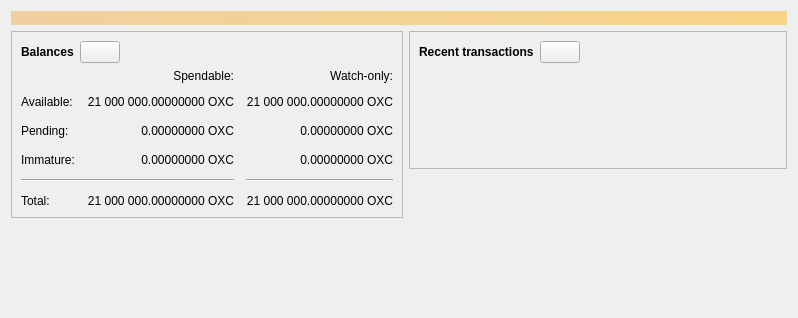
<?xml version="1.0" encoding="UTF-8"?>
<ui version="4.0">
 <class>OverviewPage</class>
 <widget class="QWidget" name="OverviewPage">
  <property name="geometry">
   <rect>
    <x>0</x>
    <y>0</y>
    <width>798</width>
    <height>318</height>
   </rect>
  </property>
  <property name="windowTitle">
   <string>Form</string>
  </property>
  <layout class="QVBoxLayout" name="topLayout">
   <item>
    <widget class="QLabel" name="labelAlerts">
     <property name="visible">
      <bool>false</bool>
     </property>
     <property name="styleSheet">
      <string notr="true">QLabel { background-color: qlineargradient(x1: 0, y1: 0, x2: 1, y2: 0, stop:0 #F0D0A0, stop:1 #F8D488); color:#000000; }</string>
     </property>
     <property name="wordWrap">
      <bool>true</bool>
     </property>
     <property name="margin">
      <number>3</number>
     </property>
     <property name="textInteractionFlags">
      <set>Qt::TextSelectableByMouse</set>
     </property>
    </widget>
   </item>
   <item>
    <layout class="QHBoxLayout" name="horizontalLayout" stretch="1,1">
     <item>
      <layout class="QVBoxLayout" name="verticalLayout_2">
       <item>
        <widget class="QFrame" name="frame">
         <property name="frameShape">
          <enum>QFrame::StyledPanel</enum>
         </property>
         <property name="frameShadow">
          <enum>QFrame::Raised</enum>
         </property>
         <layout class="QVBoxLayout" name="verticalLayout_4">
          <item>
           <layout class="QHBoxLayout" name="horizontalLayout_4">
            <item>
             <widget class="QLabel" name="label_5">
              <property name="font">
               <font>
                <weight>75</weight>
                <bold>true</bold>
               </font>
              </property>
              <property name="text">
               <string>Balances</string>
              </property>
             </widget>
            </item>
            <item>
             <widget class="QPushButton" name="labelWalletStatus">
              <property name="enabled">
               <bool>true</bool>
              </property>
              <property name="maximumSize">
               <size>
                <width>45</width>
                <height>16777215</height>
               </size>
              </property>
              <property name="toolTip">
               <string>The displayed information may be out of date. Your wallet automatically synchronizes with the OrdexCoin network after a connection is established, but this process has not completed yet.</string>
              </property>
              <property name="text">
               <string/>
              </property>
              <property name="icon">
               <iconset resource="../ordexcoin.qrc">
                <normaloff>:/icons/warning</normaloff>
                <disabledoff>:/icons/warning</disabledoff>:/icons/warning</iconset>
              </property>
              <property name="iconSize">
               <size>
                <width>24</width>
                <height>24</height>
               </size>
              </property>
             </widget>
            </item>
            <item>
             <spacer name="horizontalSpacer_3">
              <property name="orientation">
               <enum>Qt::Horizontal</enum>
              </property>
              <property name="sizeHint" stdset="0">
               <size>
                <width>40</width>
                <height>20</height>
               </size>
              </property>
             </spacer>
            </item>
           </layout>
          </item>
          <item>
           <layout class="QGridLayout" name="gridLayout">
            <property name="spacing">
             <number>12</number>
            </property>
            <item row="2" column="2">
             <widget class="QLabel" name="labelWatchPending">
              <property name="cursor">
               <cursorShape>IBeamCursor</cursorShape>
              </property>
              <property name="toolTip">
               <string>Unconfirmed transactions to watch-only addresses</string>
              </property>
              <property name="text">
               <string notr="true">0.00000000 OXC</string>
              </property>
              <property name="alignment">
               <set>Qt::AlignRight|Qt::AlignTrailing|Qt::AlignVCenter</set>
              </property>
              <property name="textInteractionFlags">
               <set>Qt::LinksAccessibleByMouse|Qt::TextSelectableByKeyboard|Qt::TextSelectableByMouse</set>
              </property>
             </widget>
            </item>
            <item row="2" column="1">
             <widget class="QLabel" name="labelUnconfirmed">
              <property name="cursor">
               <cursorShape>IBeamCursor</cursorShape>
              </property>
              <property name="toolTip">
               <string>Total of transactions that have yet to be confirmed, and do not yet count toward the spendable balance</string>
              </property>
              <property name="text">
               <string notr="true">0.00000000 OXC</string>
              </property>
              <property name="alignment">
               <set>Qt::AlignRight|Qt::AlignTrailing|Qt::AlignVCenter</set>
              </property>
              <property name="textInteractionFlags">
               <set>Qt::LinksAccessibleByMouse|Qt::TextSelectableByKeyboard|Qt::TextSelectableByMouse</set>
              </property>
             </widget>
            </item>
            <item row="3" column="2">
             <widget class="QLabel" name="labelWatchImmature">
              <property name="cursor">
               <cursorShape>IBeamCursor</cursorShape>
              </property>
              <property name="toolTip">
               <string>Mined balance in watch-only addresses that has not yet matured</string>
              </property>
              <property name="text">
               <string notr="true">0.00000000 OXC</string>
              </property>
              <property name="alignment">
               <set>Qt::AlignRight|Qt::AlignTrailing|Qt::AlignVCenter</set>
              </property>
              <property name="textInteractionFlags">
               <set>Qt::LinksAccessibleByMouse|Qt::TextSelectableByKeyboard|Qt::TextSelectableByMouse</set>
              </property>
             </widget>
            </item>
            <item row="4" column="0" colspan="2">
             <widget class="Line" name="line">
              <property name="orientation">
               <enum>Qt::Horizontal</enum>
              </property>
             </widget>
            </item>
            <item row="4" column="2">
             <widget class="Line" name="lineWatchBalance">
              <property name="sizePolicy">
               <sizepolicy hsizetype="Preferred" vsizetype="Fixed">
                <horstretch>0</horstretch>
                <verstretch>0</verstretch>
               </sizepolicy>
              </property>
              <property name="minimumSize">
               <size>
                <width>140</width>
                <height>0</height>
               </size>
              </property>
              <property name="orientation">
               <enum>Qt::Horizontal</enum>
              </property>
             </widget>
            </item>
            <item row="5" column="0">
             <widget class="QLabel" name="labelTotalText">
              <property name="text">
               <string>Total:</string>
              </property>
             </widget>
            </item>
            <item row="3" column="1">
             <widget class="QLabel" name="labelImmature">
              <property name="cursor">
               <cursorShape>IBeamCursor</cursorShape>
              </property>
              <property name="toolTip">
               <string>Mined balance that has not yet matured</string>
              </property>
              <property name="text">
               <string notr="true">0.00000000 OXC</string>
              </property>
              <property name="alignment">
               <set>Qt::AlignRight|Qt::AlignTrailing|Qt::AlignVCenter</set>
              </property>
              <property name="textInteractionFlags">
               <set>Qt::LinksAccessibleByMouse|Qt::TextSelectableByKeyboard|Qt::TextSelectableByMouse</set>
              </property>
             </widget>
            </item>
            <item row="2" column="3">
             <spacer name="horizontalSpacer_2">
              <property name="orientation">
               <enum>Qt::Horizontal</enum>
              </property>
              <property name="sizeHint" stdset="0">
               <size>
                <width>40</width>
                <height>20</height>
               </size>
              </property>
             </spacer>
            </item>
            <item row="3" column="0">
             <widget class="QLabel" name="labelImmatureText">
              <property name="text">
               <string>Immature:</string>
              </property>
             </widget>
            </item>
            <item row="5" column="1">
             <widget class="QLabel" name="labelTotal">
              <property name="cursor">
               <cursorShape>IBeamCursor</cursorShape>
              </property>
              <property name="toolTip">
               <string>Your current total balance</string>
              </property>
              <property name="text">
               <string notr="true">21 000 000.00000000 OXC</string>
              </property>
              <property name="alignment">
               <set>Qt::AlignRight|Qt::AlignTrailing|Qt::AlignVCenter</set>
              </property>
              <property name="textInteractionFlags">
               <set>Qt::LinksAccessibleByMouse|Qt::TextSelectableByKeyboard|Qt::TextSelectableByMouse</set>
              </property>
             </widget>
            </item>
            <item row="5" column="2">
             <widget class="QLabel" name="labelWatchTotal">
              <property name="cursor">
               <cursorShape>IBeamCursor</cursorShape>
              </property>
              <property name="toolTip">
               <string>Current total balance in watch-only addresses</string>
              </property>
              <property name="text">
               <string notr="true">21 000 000.00000000 OXC</string>
              </property>
              <property name="alignment">
               <set>Qt::AlignRight|Qt::AlignTrailing|Qt::AlignVCenter</set>
              </property>
              <property name="textInteractionFlags">
               <set>Qt::LinksAccessibleByMouse|Qt::TextSelectableByKeyboard|Qt::TextSelectableByMouse</set>
              </property>
             </widget>
            </item>
            <item row="0" column="2">
             <widget class="QLabel" name="labelWatchonly">
              <property name="text">
               <string>Watch-only:</string>
              </property>
              <property name="alignment">
               <set>Qt::AlignRight|Qt::AlignTrailing|Qt::AlignVCenter</set>
              </property>
             </widget>
            </item>
            <item row="1" column="0">
             <widget class="QLabel" name="labelBalanceText">
              <property name="text">
               <string>Available:</string>
              </property>
             </widget>
            </item>
            <item row="1" column="1">
             <widget class="QLabel" name="labelBalance">
              <property name="cursor">
               <cursorShape>IBeamCursor</cursorShape>
              </property>
              <property name="toolTip">
               <string>Your current spendable balance</string>
              </property>
              <property name="text">
               <string notr="true">21 000 000.00000000 OXC</string>
              </property>
              <property name="alignment">
               <set>Qt::AlignRight|Qt::AlignTrailing|Qt::AlignVCenter</set>
              </property>
              <property name="textInteractionFlags">
               <set>Qt::LinksAccessibleByMouse|Qt::TextSelectableByKeyboard|Qt::TextSelectableByMouse</set>
              </property>
             </widget>
            </item>
            <item row="1" column="2">
             <widget class="QLabel" name="labelWatchAvailable">
              <property name="cursor">
               <cursorShape>IBeamCursor</cursorShape>
              </property>
              <property name="toolTip">
               <string>Your current balance in watch-only addresses</string>
              </property>
              <property name="text">
               <string notr="true">21 000 000.00000000 OXC</string>
              </property>
              <property name="alignment">
               <set>Qt::AlignRight|Qt::AlignTrailing|Qt::AlignVCenter</set>
              </property>
              <property name="textInteractionFlags">
               <set>Qt::LinksAccessibleByMouse|Qt::TextSelectableByKeyboard|Qt::TextSelectableByMouse</set>
              </property>
             </widget>
            </item>
            <item row="2" column="0">
             <widget class="QLabel" name="labelPendingText">
              <property name="text">
               <string>Pending:</string>
              </property>
             </widget>
            </item>
            <item row="0" column="1">
             <widget class="QLabel" name="labelSpendable">
              <property name="text">
               <string>Spendable:</string>
              </property>
              <property name="alignment">
               <set>Qt::AlignRight|Qt::AlignTrailing|Qt::AlignVCenter</set>
              </property>
             </widget>
            </item>
           </layout>
          </item>
         </layout>
        </widget>
       </item>
       <item>
        <spacer name="verticalSpacer">
         <property name="orientation">
          <enum>Qt::Vertical</enum>
         </property>
         <property name="sizeHint" stdset="0">
          <size>
           <width>20</width>
           <height>40</height>
          </size>
         </property>
        </spacer>
       </item>
      </layout>
     </item>
     <item>
      <layout class="QVBoxLayout" name="verticalLayout_3">
       <item>
        <widget class="QFrame" name="frame_2">
         <property name="frameShape">
          <enum>QFrame::StyledPanel</enum>
         </property>
         <property name="frameShadow">
          <enum>QFrame::Raised</enum>
         </property>
         <layout class="QVBoxLayout" name="verticalLayout">
          <item>
           <layout class="QHBoxLayout" name="horizontalLayout_2">
            <item>
             <widget class="QLabel" name="label_4">
              <property name="font">
               <font>
                <weight>75</weight>
                <bold>true</bold>
               </font>
              </property>
              <property name="text">
               <string>Recent transactions</string>
              </property>
             </widget>
            </item>
            <item>
             <widget class="QPushButton" name="labelTransactionsStatus">
              <property name="enabled">
               <bool>true</bool>
              </property>
              <property name="maximumSize">
               <size>
                <width>45</width>
                <height>16777215</height>
               </size>
              </property>
              <property name="toolTip">
               <string>The displayed information may be out of date. Your wallet automatically synchronizes with the OrdexCoin network after a connection is established, but this process has not completed yet.</string>
              </property>
              <property name="text">
               <string/>
              </property>
              <property name="icon">
               <iconset resource="../ordexcoin.qrc">
                <normaloff>:/icons/warning</normaloff>
                <disabledoff>:/icons/warning</disabledoff>:/icons/warning</iconset>
              </property>
              <property name="iconSize">
               <size>
                <width>24</width>
                <height>24</height>
               </size>
              </property>
             </widget>
            </item>
            <item>
             <spacer name="horizontalSpacer">
              <property name="orientation">
               <enum>Qt::Horizontal</enum>
              </property>
              <property name="sizeHint" stdset="0">
               <size>
                <width>40</width>
                <height>20</height>
               </size>
              </property>
             </spacer>
            </item>
           </layout>
          </item>
          <item>
           <widget class="TransactionOverviewWidget" name="listTransactions">
            <property name="styleSheet">
             <string notr="true">QListView { background: transparent; }</string>
            </property>
            <property name="frameShape">
             <enum>QFrame::NoFrame</enum>
            </property>
            <property name="verticalScrollBarPolicy">
             <enum>Qt::ScrollBarAlwaysOff</enum>
            </property>
            <property name="horizontalScrollBarPolicy">
             <enum>Qt::ScrollBarAlwaysOff</enum>
            </property>
            <property name="sizeAdjustPolicy">
             <enum>QAbstractScrollArea::AdjustToContents</enum>
            </property>
            <property name="selectionMode">
             <enum>QAbstractItemView::NoSelection</enum>
            </property>
            <property name="uniformItemSizes">
             <bool>true</bool>
            </property>
           </widget>
          </item>
         </layout>
        </widget>
       </item>
       <item>
        <spacer name="verticalSpacer_2">
         <property name="orientation">
          <enum>Qt::Vertical</enum>
         </property>
         <property name="sizeHint" stdset="0">
          <size>
           <width>20</width>
           <height>40</height>
          </size>
         </property>
        </spacer>
       </item>
      </layout>
     </item>
    </layout>
   </item>
  </layout>
 </widget>
 <customwidgets>
  <customwidget>
   <class>TransactionOverviewWidget</class>
   <extends>QListView</extends>
   <header>qt/transactionoverviewwidget.h</header>
  </customwidget>
 </customwidgets>
 <resources/>
 <connections/>
</ui>
